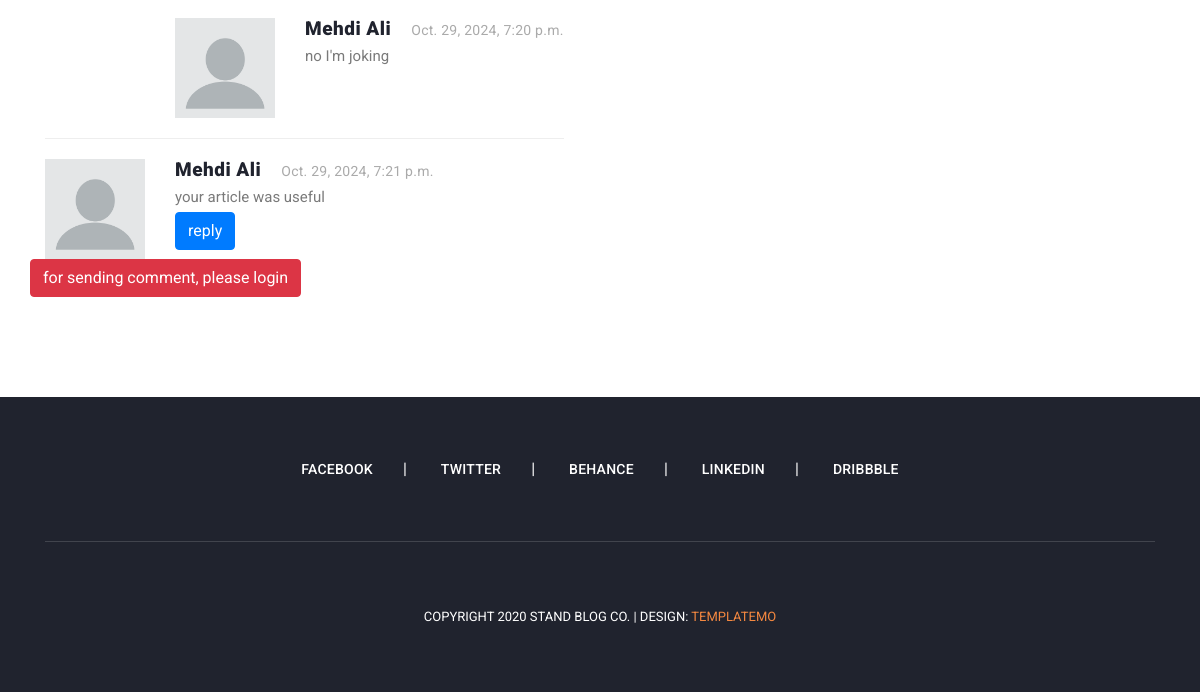
Page /articles/detail/django-is-very-useful (lower part) on the earlier database version.
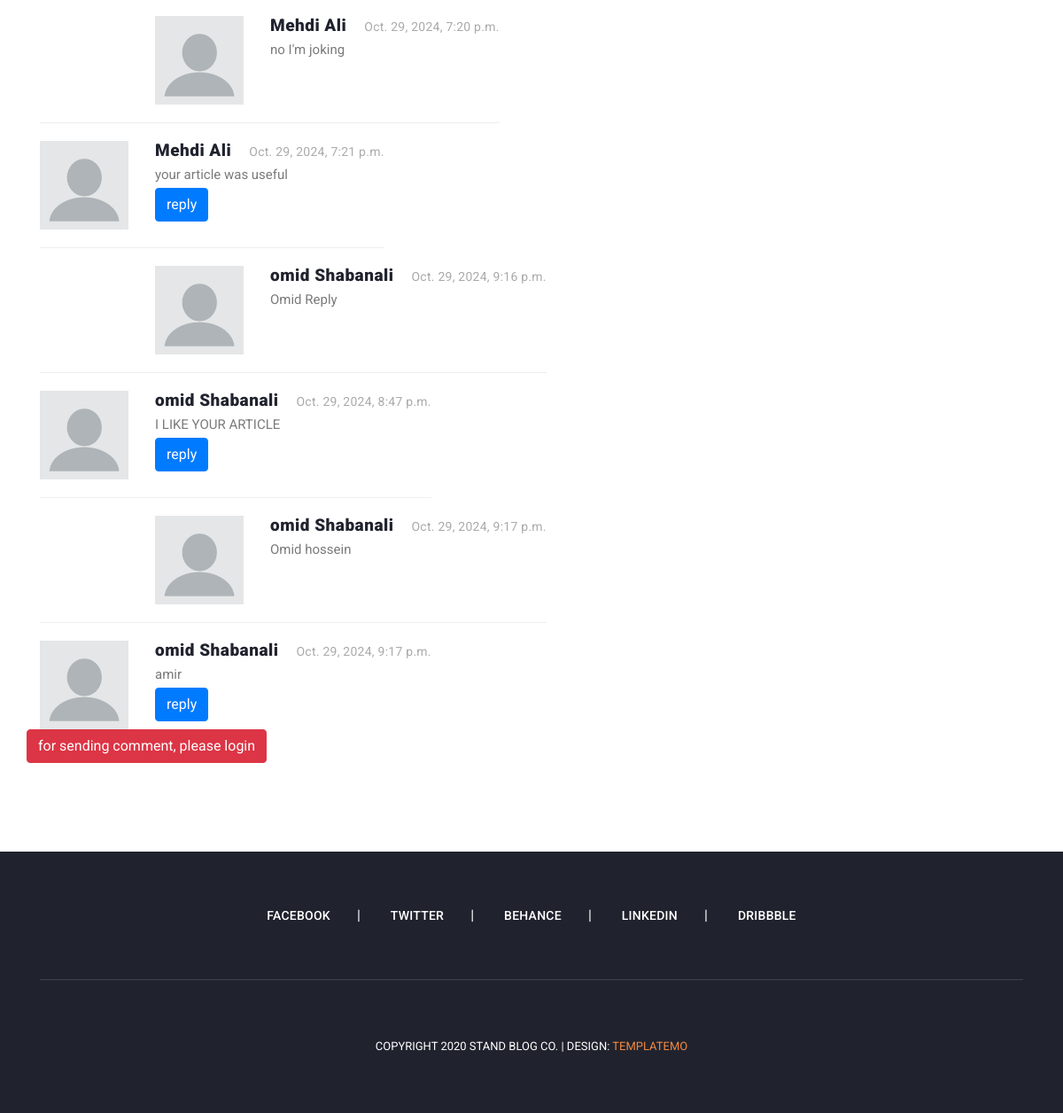
Same page on the later database version.
### blog/models.py (models this page shows, shortened)
class Comment(models.Model):
    article = models.ForeignKey(Article, on_delete=models.CASCADE, related_name='comments')
    user = models.ForeignKey(User, on_delete=models.CASCADE, related_name='comments')
    parent = models.ForeignKey('self', on_delete=models.CASCADE, null=True, blank=True, related_name='replies')
    body = models.TextField()
    created_at = models.DateTimeField(auto_now_add=True)

### blog/views.py (the view)
# urls.py: path('detail/<slug:slug>', views.article_detail, name='article_detail'),
def article_detail(request, slug):
    article = get_object_or_404(Article, slug=slug)
    if request.method == 'POST':
        parent_id = request.POST.get('parent_id')
        body = request.POST['body']
        Comment.objects.create(body=body, article=article, user=request.user, parent_id=parent_id)
    return render(request, "blog/article_detail.html", {"article": article})

### context_processors/context_processors.py (called while the page is built)
def recent_articles(request):
    recent_articles = Article.objects.order_by('-created')
    categories = Category.objects.all()
    return {'recent_articles': recent_articles, 'categories':categories}

### blog/templates/blog/article_detail.html (shortened to what this page needs)
{% extends 'base.html' %}
{% load static %}
{% block content %}
    <section class="blog-posts grid-system">
        <div class="container">
            <div class="row">
                <div class="col-lg-8">
                    <div class="all-blog-posts">
                        <div class="row">
                            <div class="col-lg-12">
                                <div class="sidebar-item comments">
                                    <div class="content">
                                        <ul>
                                            {% for comment in article.comments.all %}
                                                {% if comment.parent == None %}
                                                    <li>
                                                        <div class="author-thumb">
                                                            {% if comment.user.profile.image %}
                                                                <img src="{{ comment.user.profile.image.url }}" alt="">
                                                            {% else %}
                                                                <img src="{% static "images/icons/index.png" %}" alt="">
                                                            {% endif %}
                                                        </div>
                                                        <div class="right-content">
                                                            <h4>{{ comment.user.get_full_name }}<span>{{ comment.created_at }}</span>
                                                            </h4>
                                                            <p>{{ comment.body }}</p>
                                                            <button onclick="set_value({{ comment.id }})" class="btn btn-primary">reply</button>
                                                        </div>
                                                    </li>
                                                    {% for reply in comment.replies.all %}
                                                        <li class="replied">
                                                            <div class="author-thumb">
                                                                {% if comment.user.profile.image %}
                                                                    <img src="{{ comment.user.profile.image.url }}"
                                                                         alt="">
                                                                {% else %}
                                                                    <img src="{% static "images/icons/index.png" %}"
                                                                         alt="">
                                                                {% endif %}
                                                            </div>
                                                            <div class="right-content">
                                                                <h4>{{ reply.user.get_full_name }}<span>{{ reply.created_at }}</span>
                                                                </h4>
                                                                <p>{{ reply.body }}</p>
                                                            </div>
                                                        </li>
                                                    {% endfor %}
                                                {% endif %}
                                            {% endfor %}
                                        </ul>
                                    </div>
                                </div>
                            </div>
                            {% if request.user.is_authenticated %}
                                <div class="col-lg-12">
                                    <div class="sidebar-item submit-comment">
                                        <div class="sidebar-heading">
                                            <h2 id="hi">Your comment</h2>
                                        </div>
                                        <div class="content">
                                            <form id="comment" action="#" method="post">
                                                {% csrf_token %}
                                                <div class="row">
                                                    <input type="hidden" id="parent_id" name="parent_id" value="">
                                                    <div class="col-lg-12">
                                                        <fieldset>
                                                        <textarea name="body" rows="6" id="body"
                                                                  placeholder="Type your comment"
                                                                  required=""></textarea>
                                                        </fieldset>
                                                    </div>
                                                    <div class="col-lg-12">
                                                        <fieldset>
                                                            <button type="submit" id="form-submit" class="main-button">
                                                                Submit
                                                            </button>
                                                        </fieldset>
                                                    </div>
                                                </div>
                                            </form>
                                        </div>
                                    </div>
                                </div>
                            {% else %}
                                <a class="btn btn-danger" href="{% url "account:login" %}">for sending comment, please
                                    login</a>
                            {% endif %}
                        </div>
                    </div>
                </div>
                {% include "includes/sidebar.html" %}
            </div>
        </div>
    </section>
{% endblock %}

### templates/base.html (shortened to what this page needs)
{% load static %}
<!DOCTYPE html>
<html lang="en">
<head>
    {% include "includes/head_references.html" %}
</head>
<body>
{% block content %}
{% endblock %}
{% include "includes/footer.html" %}
</body>
</html>

### templates/includes/head_references.html (shortened to what this page needs)
{% load static %}
<link href="{% static "vendor/bootstrap/css/bootstrap.min.css" %}" rel="stylesheet">
<link rel="stylesheet" href="{% static "css/fontawesome.css" %}">
<link rel="stylesheet" href="{% static "css/templatemo-stand-blog.css" %}">
<link rel="stylesheet" href="{% static "css/owl.css" %}">

### templates/includes/header.html (shortened to what this page needs)
{% load static %}

### templates/includes/sidebar.html (shortened to what this page needs)
<div class="col-lg-4">
</div>

### templates/includes/footer.html
<footer>
    <div class="container">
        <div class="row">
            <div class="col-lg-12">
                <ul class="social-icons">
                    <li><a href="#">Facebook</a></li>
                    <li><a href="#">Twitter</a></li>
                    <li><a href="#">Behance</a></li>
                    <li><a href="#">Linkedin</a></li>
                    <li><a href="#">Dribbble</a></li>
                </ul>
            </div>
            <div class="col-lg-12">
                <div class="copyright-text">
                    <p>Copyright 2020 Stand Blog Co.
                        | Design: <a rel="nofollow" href="https://templatemo.com" target="_parent">TemplateMo</a></p>
                </div>
            </div>
        </div>
    </div>
</footer>

### templates/includes/footer_references.html (shortened to what this page needs)
{% load static %}

### static/css/templatemo-stand-blog.css (style rules this page uses)
body { font-family: 'Roboto', sans-serif; overflow-x: hidden; text-rendering: optimizeLegibility; -webkit-font-smoothing: antialiased; -moz-osx-font-smoothing: grayscale; }
p { margin-bottom: 0px; font-size: 15px; font-weight: 400; color: #7a7a7a; line-height: 30px; }
a { text-decoration: none!important; }
ul { padding: 0; margin: 0; list-style: none; }
h1,h2,h3,h4,h5,h6 { margin: 0px; }
.blog-posts { margin-top: 100px; }
.blog-posts .comments { margin-top: 30px; }
.blog-posts .comments ul li { display: inline-block; margin-bottom: 20px; padding-bottom: 20px; border-bottom: 1px solid #eee; }
.blog-posts .comments ul li.replied { padding-left: 130px; }
.blog-posts .comments ul li:last-child { margin-bottom: 0px; padding-bottom: 0px; border-bottom: none; }
.blog-posts .comments ul li .author-thumb { display: inline; float: left; }
.blog-posts .comments ul li .author-thumb img { max-width: 100px; display: inline; }
.blog-posts .comments ul li .right-content { margin-left: 130px; }
.blog-posts .comments ul li .right-content h4 { color: #20232e; font-size: 19px; font-weight: 900; letter-spacing: 0.5px; }
.blog-posts .comments ul li .right-content h4 span { font-size: 14px; color: #aaa; font-weight: 400; letter-spacing: 0.25px; margin-left: 20px; }
footer { margin-top: 100px; text-align: center; background-color: #20232e; padding: 60px 0px; }
footer ul.social-icons { padding-bottom: 60px; margin-bottom: 60px; border-bottom: 1px solid rgba(250,250,250,0.15); }
footer ul.social-icons li { display: inline-block; margin-right: 30px; }
footer ul.social-icons li:after { content: "|"; color: #fff; margin-left: 30px; }
footer ul.social-icons li:last-child { margin-right: 0px; }
footer ul.social-icons li:last-child::after { display: none; }
footer ul.social-icons li a { font-size: 14px; text-transform: uppercase; color: #fff; font-weight: 500; letter-spacing: 0.25px; transition: all .3s; }
footer p { font-size: 13px; text-transform: uppercase; color: #fff; }
footer p a { color: #f48840; }

Differences in the rows shown:
added Comment: user.get_full_name "omid Shabanali", created_at "Oct. 29, 2024, 9:16 p.m.", body "Omid Reply", shown under "Mehdi Ali"
added Comment: user.get_full_name "omid Shabanali", created_at "Oct. 29, 2024, 8:47 p.m.", body "I LIKE YOUR ARTICLE"
added Comment: user.get_full_name "omid Shabanali", created_at "Oct. 29, 2024, 9:17 p.m.", body "Omid hossein"
added Comment: user.get_full_name "omid Shabanali", created_at "Oct. 29, 2024, 9:17 p.m.", body "amir"
